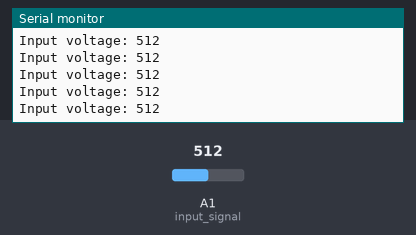
Recording of a sketch running on a simulated Arduino Uno, built with avr-gcc and run on an emulated ATmega328P. Parts: the last lines printed to the serial monitor. The test bench sets the inputs (shaded band); at power-on: A1 (input_signal) = 512.

Above: at 13.2 s.
13.3 s: A1 (input_signal) set to 988
At 14.0 s:
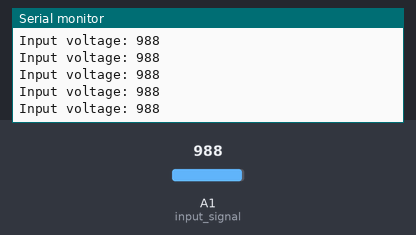
14.8 s: A1 (input_signal) set to 1015
At 15.4 s:
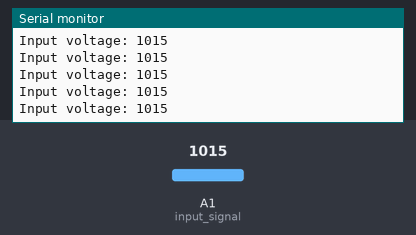
Timing chart, 0 to 17.3 s (numbered marks = the images above; inputs shaded):
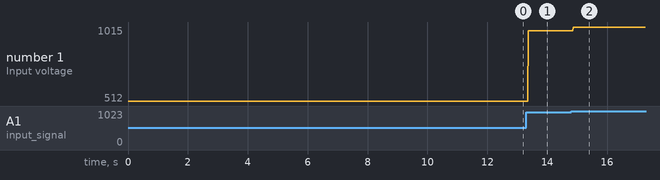

Measured:
- after the input at 13.3 s, the serial monitor: prints a new line after 0.07 s (image 1)
- after the input at 14.8 s, the serial monitor: prints a new line after 0.07 s (image 2)
- plotted number 1: 512 → 988 after the input at 13.3 s, 988 → 1015 after the input at 14.8 s

The sketch:

read_analog_temp.ino
```cpp
#define input_signal A1
int input_voltage;

void setup() {
  Serial.begin(9600);

}

void loop() {

  input_voltage = analogRead(input_signal);
  Serial.print("Input voltage: ");
  Serial.println(input_voltage);

}
```
